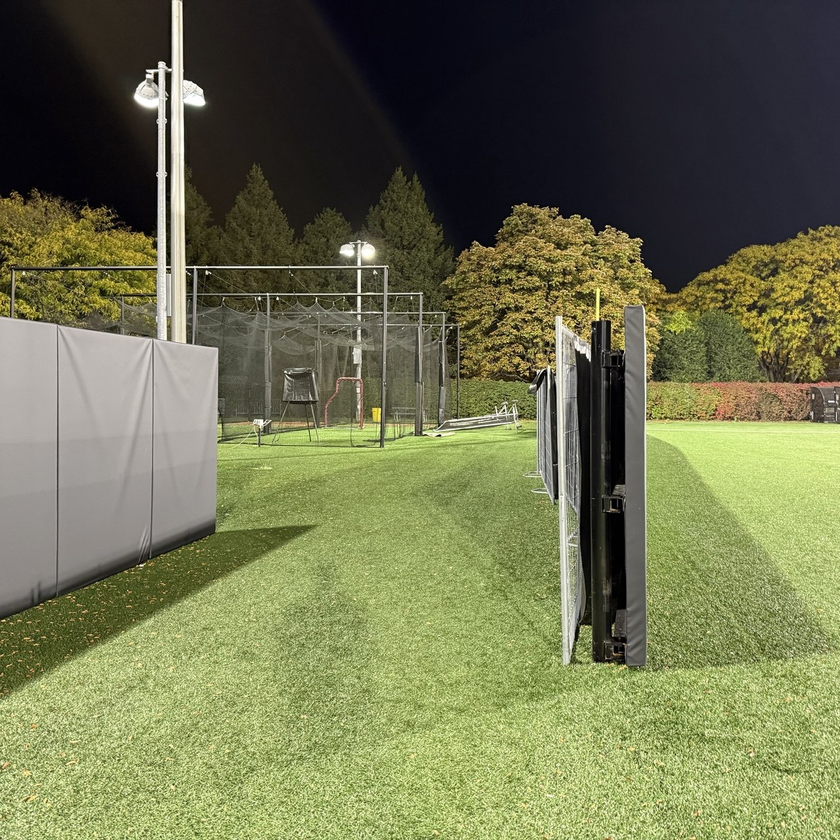
#> input picture visual-homing/agent_poc_v2/photos/robot_A.png, 840 x 840 px, shrunk from 1280 x 1280 before the run
$ python run_real.py
#> lines starting #> are read from the running program, lines starting #| are printed output that depends on the picture
### visual-homing/agent_poc_v2/real_perceiver.py
"""
RealPerceiver: the same methods as FakePerceiver, but backed by the real models.

  detect()  -> Grounding DINO finds objects in the robot's photo. For each object, BLIP-2
               answers three short questions about its crop (color, material, what is next
               to it). The robot shares these answers, not a free caption.
  answer()  -> BLIP-2 is asked "Is this <description>?" about each candidate crop;
               the most confident "yes" wins

Because it has the same methods, RobotAgent and the path finder need no changes for it.
"""
import os
import re

from PIL import Image

import model_clients

# The three things each robot reports about every object it sees
QUESTIONS = {
    "color": "What color is the {label}?",
    "material": "What is the {label} made of?",
    # "nearby": "What is next to the {label}?",
}
FILLER = {"it", "its", "is", "are", "the", "a", "an", "this", "that", "made", "of", "next", "to",
          "there", "they", "and", "in", "on", "with", "color", "colour", "unknown", "nothing"}

COLOR_WORDS = {"black", "white", "gray", "grey", "silver", "red", "orange", "yellow",
               "green", "blue", "purple", "pink", "brown", "tan", "beige", "gold"}

# [33 lines left out: functions only_colors, clean_label, short_answer, overlap, not called in this run]


def detect_one_prompt_at_a_time(img, prompts, threshold):
    """Run Grounding DINO once per prompt, so prompts can't steal each other's labels."""
    found = []
    for p in prompts:
        for d in model_clients.detect(img, [p], threshold=threshold):
            d["label"] = p
            found.append(d)
    kept = []                                    # same box under two names -> keep the higher score
    for d in sorted(found, key=lambda d: -d["score"]):
        if all(overlap(d["box"], k["box"]) < 0.6 for k in kept):
            kept.append(d)
    return kept

class RealPerceiver:
    def __init__(self, robot, image_path, prompts, padding=0.15, min_size=32,
                 threshold=0.45, save_crops_to=None):
        self.robot = robot
        self.image_path = image_path
        self.prompts = list(prompts)    # object names Grounding DINO always looks for
        self.padding = padding          # extra space kept around each object (0.15 = 15%)
        self.min_size = min_size        # skip objects smaller than this many pixels
        self.threshold = threshold      # Grounding DINO score cut-off
        self.save_crops_to = save_crops_to
        self.crops = {}                 # object_id -> cropped image, reused by answer()

    # [5 lines left out: function _crop, not called in this run]

    def detect(self, extra_prompts=()):
        # The target's kind (from the homing request) is added to the usual list
        prompts = self.prompts + [p for p in extra_prompts if p and p not in self.prompts]
        img = Image.open(self.image_path).convert("RGB")
        detections = detect_one_prompt_at_a_time(img, prompts, self.threshold)

        objects = []
        for d in sorted(detections, key=lambda d: -d["score"]):
            x0, y0, x1, y1 = d["box"]
            if (x1 - x0) < self.min_size or (y1 - y0) < self.min_size:
                continue
            object_id = f"{self.robot.split('_')[-1]}-obj-{len(objects) + 1}"
            label = clean_label(d["label"], prompts)
            crop = self._crop(img, d["box"])
            self.crops[object_id] = crop
            if self.save_crops_to:
                folder = os.path.join(self.save_crops_to, self.robot)
                os.makedirs(folder, exist_ok=True)
                crop.save(os.path.join(folder, f"{object_id}.jpg"))

            attributes = {}
            for name, question in QUESTIONS.items():
                reply = model_clients.describe(crop, question=question.format(label=label))
                attributes[name] = short_answer(reply["text"], label)
                if name == "color":
                    attributes[name] = only_colors(attributes[name])

            description = f"{attributes['color'] or ''} {label}".strip()
            if attributes["material"]:
                description += f" made of {attributes['material']}"
            # if attributes["nearby"]:
            #     description += f" next to {attributes['nearby']}"

            objects.append({
                "object_id": object_id,
                "label": label,                    # what Grounding DINO called it
                "attributes": attributes,          # BLIP-2's short answers
                "description": description,        # the answers joined into one line
                "confidence": d["score"],          # how sure Grounding DINO is the object is there
                "bbox": d["box"],
            })
        return objects

    # [9 lines left out: function answer, not called in this run]

### visual-homing/agent_poc_v2/comms.py
"""
Messages and the message bus.

Every message has the same envelope as the format we defined (message_id, task_id,
reply_to, type, sender, receiver, payload). The bus stands in for the network:
agents never call each other directly, they only send messages. Later, the bus
can be replaced by ROS 2 topics without changing the agents' logic.
"""
import itertools
from collections import deque
from dataclasses import dataclass, field

_next_id = itertools.count(1)


@dataclass
class Message:
    type: str
    sender: str
    receiver: str                  # a robot name, "path_finder", or "all"
    payload: dict
    task_id: str | None = None
    reply_to: str | None = None
    message_id: str = field(default_factory=lambda: f"msg-{next(_next_id):03d}")


class MessageBus:
    """Delivers messages one at a time, in the order they were sent."""

    def __init__(self, show=True):
        self.agents = {}
        self.queue = deque()
        self.log = []          # every message ever sent (useful for the paper's examples)
        self.show = show

    def register(self, agent):
        self.agents[agent.name] = agent
        agent.bus = self

    def send(self, msg: Message):
        self.queue.append(msg)

    def run(self, max_messages=500):
        delivered = 0
        while self.queue and delivered < max_messages:
            msg = self.queue.popleft()
            self.log.append(msg)
            if self.show:
                print(f"  {msg.message_id}  {msg.sender:>11} -> {msg.receiver:<11} {msg.type:<22} {summary(msg)}")
            if msg.receiver == "all":
                targets = [a for name, a in self.agents.items() if name not in (msg.sender, "path_finder")]
            else:
                targets = [self.agents[msg.receiver]]
            for agent in targets:
                agent.handle(msg)
            delivered += 1


class Agent:
    """Base class: an agent has a name, receives messages and sends messages."""

    def __init__(self, name):
        self.name = name
        self.bus = None

    def send(self, type, receiver, payload, task_id=None, reply_to=None):
        msg = Message(type, self.name, receiver, payload, task_id, reply_to)
        self.bus.send(msg)
        return msg

    def handle(self, msg: Message):
        # Route each message type to a method called on_<type>, if the agent has one.
        method = getattr(self, f"on_{msg.type}", None)
        if method:
            method(msg)

    def think(self, text):
        # Prints the agent's reasoning, indented under the message that caused it.
        print(f"{'':16}[{self.name}] {text}")


def summary(msg: Message) -> str:
    """One short line describing a message, for the printed log."""
    p = msg.payload
    if msg.type == "homing_request":
        return f'target="{p["target_description"]}"'
    if msg.type == "observation_report":
        return ", ".join(f'"{o["description"]}"' for o in p["objects"])
    if msg.type == "clarification_question":
        return f'{p["question"]}  options={p["about_object_ids"]}'
    if msg.type == "clarification_answer":
        return f'picked={p["selected_object_id"]} ({p["confidence"]:.2f})'
    if msg.type == "route_instruction":
        return " -> ".join(f'{h["via_robot"]}:"{h["landmark_description"]}"' for h in p["hops"])
    if msg.type == "progress_update":
        return f'hop {p["hop"]}: {p["status"]}'
    return ""

### visual-homing/agent_poc_v2/path_finder.py
"""
The shared path-finding agent (runs on the central device).

What it does for one homing request:
  1. Ask every robot what it sees                (observation_request)
  2. Find which robots see the target
  3. Link robots that see the same landmark      (the landmark graph)
     - if a match is ambiguous, ask a clarifying question first
  4. Pick the most trustworthy chain of links    (route_instruction)
  5. Follow progress; if a landmark is lost, remove that link and re-plan
"""
import heapq
import math
from collections import deque

from sympy import ask

from comms import Agent
from matching import key_words, object_similarity, similarity

LINK_MIN = 0.25
MATCH_MIN = 0.3          # below this, two descriptions are not the same thing
TARGET_MIN = 0.5         # how close a description must be to the target description
AMBIGUITY_MARGIN = 0.1   # two candidates closer than this = ask a question
ANSWER_MIN = 0.5


# [14 lines left out: functions same_kind, uniqueness, not called in this run]

class Task:
    def __init__(self, task_id, requester, target):
        self.task_id = task_id
        self.requester = requester
        self.target = target
        self.target_label = None   # what kind of object the target is, if the requester knows
        self.waiting_for = set()   # robots we still expect a report from
        self.reports = {}          # robot -> list of objects it sees
        self.links = []            # (robot_x, obj_x, robot_y, obj_y, confidence)
        self.target_hits = {}      # robot -> (object, confidence)
        self.questions = {}        # message_id -> what the question was about
        self.position = requester  # whose area the requesting robot is in now


class PathFinderAgent(Agent):
    def __init__(self, robots):
        super().__init__("path_finder")
        self.robots = list(robots)     # robots known to be online (in a real system: from heartbeats)
        self.tasks = {}

    # 1. A robot asks for help --------------------------------------------------------
    def on_homing_request(self, msg):
        task = Task(msg.task_id, msg.sender, msg.payload["target_description"])
        task.target_label = msg.payload.get("target_label")
        self.tasks[msg.task_id] = task
        task.waiting_for = set(self.robots)
        self.think(f"{msg.sender} wants to reach \"{task.target}\". Asking all {len(self.robots)} robots what they see.")
        self.send("observation_request", "all",
                  {"target_description": task.target, "target_label": task.target_label},
                  task_id=task.task_id)

    # [201 lines left out: functions on_observation_report, build_graph, ask_about_target, link_pair, on_clarification_answer, neighbours and 4 more, not called in this run]

### visual-homing/agent_poc_v2/model_clients.py
"""
Small helpers that call the two model servers.

  - Grounding DINO: your laptop,   DINO_URL  (default http://127.0.0.1:8000)
  - BLIP-2:         Colab tunnel,  BLIP2_URL + BLIP2_TOKEN (printed by the Colab notebook)
"""
import io
import os

import requests

DINO_URL = os.environ.get("DINO_URL", "http://127.0.0.1:8000").rstrip("/")
BLIP2_URL = os.environ.get("BLIP2_URL", "").rstrip("/")
BLIP2_TOKEN = os.environ.get("BLIP2_TOKEN", "")


def _jpeg(img):
    buf = io.BytesIO()
    img.save(buf, format="JPEG")
    return buf.getvalue()


def detect(img, prompts, threshold=0.35):
    """Grounding DINO: returns [{label, score, box:[x0,y0,x1,y1]}, ...]"""
    r = requests.post(f"{DINO_URL}/detect", files={"image": _jpeg(img)},
                      data={"prompts": ", ".join(prompts), "threshold": threshold}, timeout=60)
    r.raise_for_status()
    return r.json()


# [8 lines left out: function describe, not called in this run]

### visual-homing/agent_poc_v2/robot.py
"""
One robot = a perception agent plus a navigator, running on the robot itself.

The two "model" parts are swappable:
  - FakePerceiver  stands in for Grounding DINO + BLIP-2
  - FakeNavigator  stands in for ViNT
Later, write RealPerceiver / RealNavigator with the same methods and nothing else changes.
"""
from comms import Agent
from matching import key_words


class FakePerceiver:
    """Pretends to see a fixed scene. Each object has what the camera models would report,
    plus hidden 'facts' that BLIP-2 could only discover when asked a question."""

    def __init__(self, robot, scene):
        self.robot = robot
        self.scene = scene   # list of dicts: description, confidence, facts

    # [21 lines left out: functions detect, answer, not called in this run]


class FakeNavigator:
    """Pretends to drive to a landmark. Returns False for landmarks listed as 'lost'
    (for example, something now blocks the view), to test re-planning."""

    def __init__(self, lost_landmarks=()):
        self.lost = set(lost_landmarks)

    def drive_to(self, hop):
        # Real version: run ViNT with the hop's goal image until its predicted distance is small.
        return hop["landmark_id"] not in self.lost


class RobotAgent(Agent):
    def __init__(self, name, perceiver, navigator):
        super().__init__(name)
        self.perceiver = perceiver
        self.navigator = navigator

    # --- this robot asks for help -------------------------------------------------
    def request_homing(self, target_description, task_id, target_label=None):
        # target_label: what kind of object the target is ("a relief carving"), if known
        payload = {"target_description": target_description}
        if target_label:
            payload["target_label"] = target_label
        self.send("homing_request", "path_finder", payload, task_id=task_id)

    # --- perception agent: answering the path finder ------------------------------
    def on_observation_request(self, msg):
        # Also look for the target's kind, so the target itself gets detected
        label = msg.payload.get("target_label")
        objects = self.perceiver.detect(extra_prompts=[label] if label else [])
        self.send("observation_report", "path_finder", {"objects": objects},
                  task_id=msg.task_id, reply_to=msg.message_id)

    # [18 lines left out: functions on_clarification_question, on_route_instruction, not called in this run]

### visual-homing/agent_poc_v2/run_real.py
"""
Run the agents with the real models.

Before running:
  1. Start the Grounding DINO server on this laptop:
       uvicorn model_server:app --host 127.0.0.1 --port 8000
  2. Start the BLIP-2 notebook on Colab and copy the address and token it prints:
       export BLIP2_URL=https://....trycloudflare.com
       export BLIP2_TOKEN=....
  3. Put one photo per robot in agent_poc/photos/ and edit scenario_real.py

Then:  python run_real.py
"""
import os

import path_finder
from comms import MessageBus
from path_finder import PathFinderAgent
from real_perceiver import RealPerceiver
from robot import FakeNavigator, RobotAgent
from scenario_real import PHOTO_FOLDER, PROMPTS, ROBOT_PHOTOS, TARGET, TARGET_LABEL

# How close two descriptions must be. Start with the defaults, look at the printed
# descriptions, then tune. Lowering them finds more links but also more false ones.
path_finder.MATCH_MIN = 1.0    # share of fields (color, material, nearby) that must agree
path_finder.TARGET_MIN = 0.5   # only used when no TARGET_LABEL is given

SAVE_CROPS_TO = "debug_crops"   # crops are saved here so you can check what each robot saw


def main():
    bus = MessageBus()
    bus.register(PathFinderAgent(robots=ROBOT_PHOTOS))
    for name, photo in ROBOT_PHOTOS.items():
        perceiver = RealPerceiver(name, os.path.join(PHOTO_FOLDER, photo), PROMPTS,
                                  save_crops_to=SAVE_CROPS_TO)
        bus.register(RobotAgent(name, perceiver, FakeNavigator()))   # ViNT comes in the next step

    first = next(iter(ROBOT_PHOTOS))
    print(f"{first} asks for: \"{TARGET}\"\n")
    bus.agents[first].request_homing(TARGET, task_id="homing-task-001", target_label=TARGET_LABEL)
    bus.run()
#> the loop in run, `while self.queue and delivered < max_messages:` made 2 passes
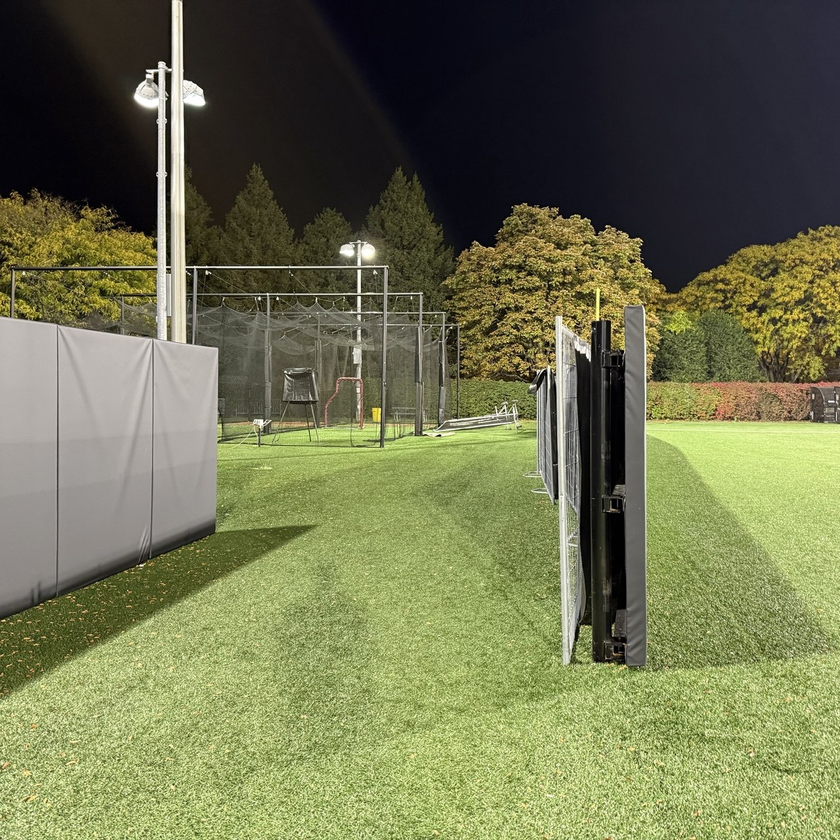
#> input picture visual-homing/agent_poc_v2/photos/robot_A.png, 840 x 840 px, shrunk from 1280 x 1280 before the run
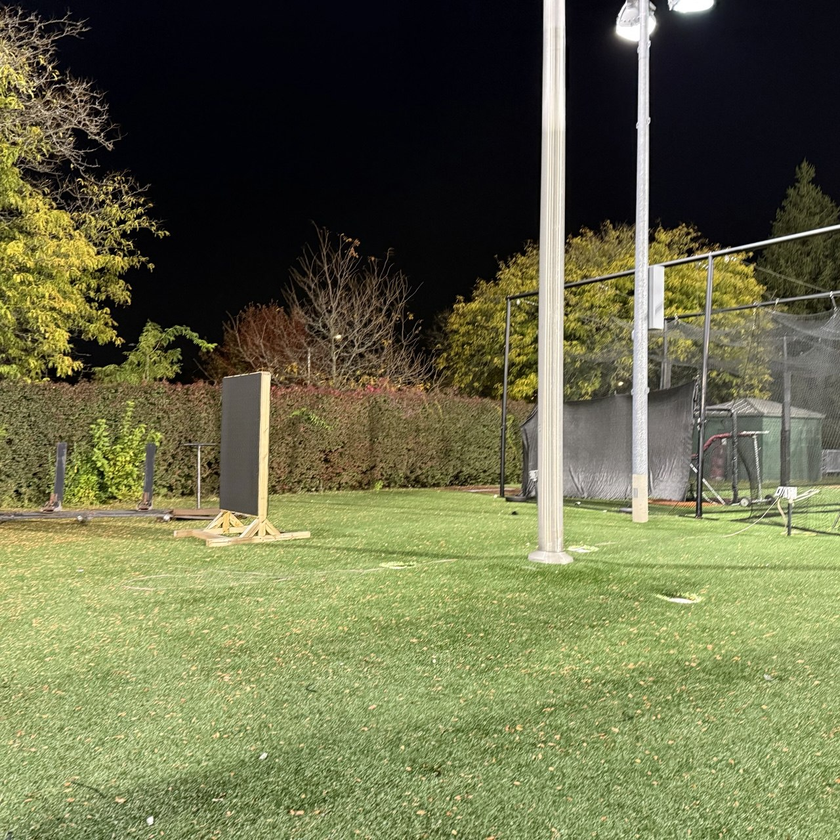
#> input picture visual-homing/agent_poc_v2/photos/robot_B.png, 840 x 840 px, shrunk from 1280 x 1280 before the run
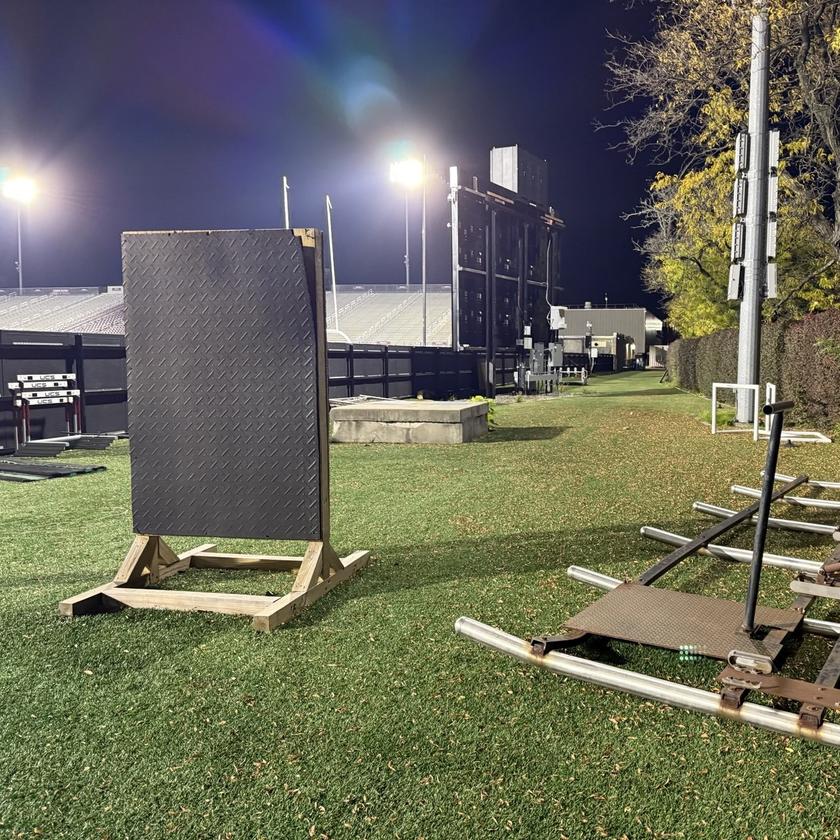
#> input picture visual-homing/agent_poc_v2/photos/robot_C.png, 840 x 840 px, shrunk from 1280 x 1280 before the run
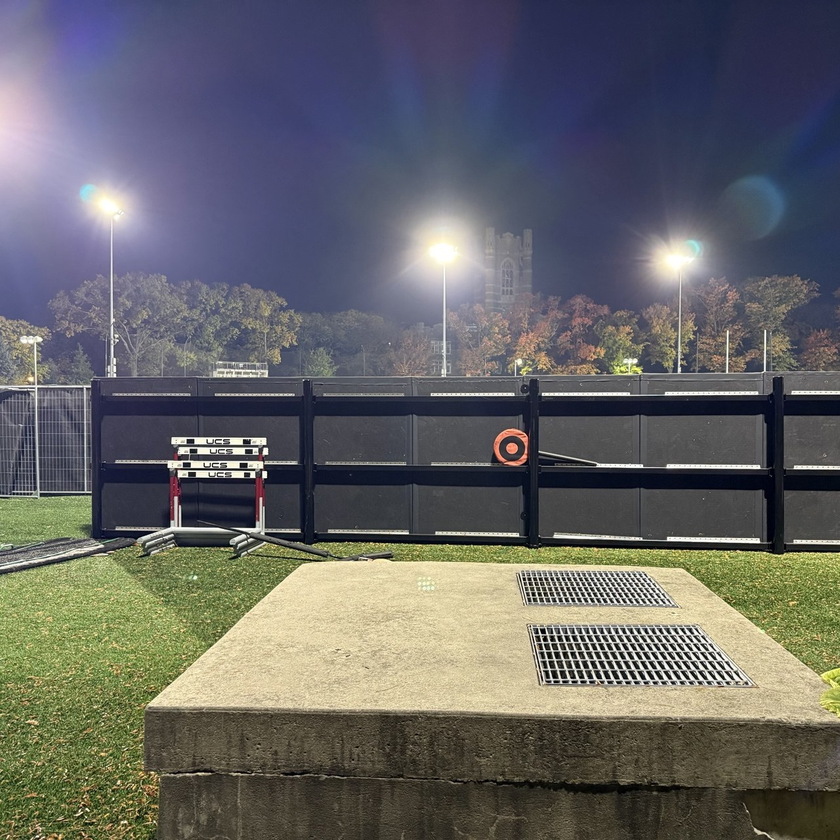
#> input picture visual-homing/agent_poc_v2/photos/robot_D.png, 840 x 840 px, shrunk from 1280 x 1280 before the run

    print("\nWhat each robot reported:")
    for msg in bus.log:
        if msg.type == "observation_report":
            print(f"  {msg.sender}:")
            for o in msg.payload["objects"]:
                print(f"    {o['object_id']}  [{o['label']} {o['confidence']:.2f}]  {o['attributes']}")
    print(f"\nCrops saved in {SAVE_CROPS_TO}/")

    route = next((m for m in reversed(bus.log) if m.type == "route_instruction"), None)
    print("\nFinal route:")
    if route is None:
        print("  none found")
    else:
        for h in route.payload["hops"]:
            print(f"  hop {h['hop']}: go to {h['landmark_id']}, seen by {h['via_robot']}: "
                  f"\"{h['landmark_description']}\"")

if __name__ == "__main__":
    main()
